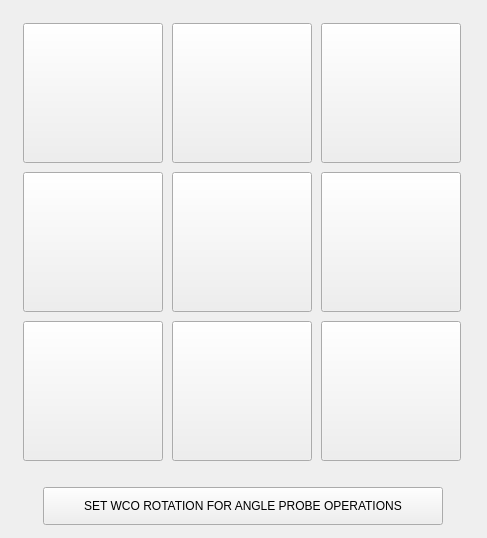
                  <widget class="QWidget" name="Page5">
                   <layout class="QHBoxLayout" name="horizontalLayout_19">
                    <item>
                     <widget class="QWidget" name="widget_17" native="true">
                      <property name="sizePolicy">
                       <sizepolicy hsizetype="Fixed" vsizetype="Fixed">
                        <horstretch>0</horstretch>
                        <verstretch>0</verstretch>
                       </sizepolicy>
                      </property>
                      <layout class="QVBoxLayout" name="verticalLayout_26">
                       <property name="spacing">
                        <number>9</number>
                       </property>
                       <property name="leftMargin">
                        <number>0</number>
                       </property>
                       <property name="topMargin">
                        <number>0</number>
                       </property>
                       <property name="rightMargin">
                        <number>0</number>
                       </property>
                       <property name="bottomMargin">
                        <number>0</number>
                       </property>
                       <item>
                        <widget class="QWidget" name="widget_46" native="true">
                         <property name="sizePolicy">
                          <sizepolicy hsizetype="Fixed" vsizetype="Fixed">
                           <horstretch>0</horstretch>
                           <verstretch>0</verstretch>
                          </sizepolicy>
                         </property>
                         <property name="minimumSize">
                          <size>
                           <width>465</width>
                           <height>465</height>
                          </size>
                         </property>
                         <property name="maximumSize">
                          <size>
                           <width>465</width>
                           <height>465</height>
                          </size>
                         </property>
                         <layout class="QGridLayout" name="gridLayout_8">
                          <item row="2" column="0">
                           <widget class="SubCallButton" name="probe_top_left_edge_angle">
                            <property name="sizePolicy">
                             <sizepolicy hsizetype="Fixed" vsizetype="Fixed">
                              <horstretch>0</horstretch>
                              <verstretch>0</verstretch>
                             </sizepolicy>
                            </property>
                            <property name="minimumSize">
                             <size>
                              <width>140</width>
                              <height>140</height>
                             </size>
                            </property>
                            <property name="maximumSize">
                             <size>
                              <width>140</width>
                              <height>140</height>
                             </size>
                            </property>
                            <property name="focusPolicy">
                             <enum>Qt::FocusPolicy::NoFocus</enum>
                            </property>
                            <property name="text">
                             <string/>
                            </property>
                            <property name="icon">
                             <iconset resource="../resources.qrc">
                              <normaloff>:/images/probe_top_left_edge_angle_r.png</normaloff>:/images/probe_top_left_edge_angle_r.png</iconset>
                            </property>
                            <property name="iconSize">
                             <size>
                              <width>130</width>
                              <height>130</height>
                             </size>
                            </property>
                            <property name="filename" stdset="0">
                             <string>probe_top_left_edge_angle.ngc</string>
                            </property>
                           </widget>
                          </item>
                          <item row="3" column="0">
                           <widget class="SubCallButton" name="probe_corner_y_plus_edge_angle">
                            <property name="sizePolicy">
                             <sizepolicy hsizetype="Fixed" vsizetype="Fixed">
                              <horstretch>0</horstretch>
                              <verstretch>0</verstretch>
                             </sizepolicy>
                            </property>
                            <property name="minimumSize">
                             <size>
                              <width>140</width>
                              <height>140</height>
                             </size>
                            </property>
                            <property name="maximumSize">
                             <size>
                              <width>140</width>
                              <height>140</height>
                             </size>
                            </property>
                            <property name="focusPolicy">
                             <enum>Qt::FocusPolicy::NoFocus</enum>
                            </property>
                            <property name="text">
                             <string/>
                            </property>
                            <property name="icon">
                             <iconset resource="../resources.qrc">
                              <normaloff>:/images/probe_corner_y_plus_edge_angle_r.png</normaloff>:/images/probe_corner_y_plus_edge_angle_r.png</iconset>
                            </property>
                            <property name="iconSize">
                             <size>
                              <width>130</width>
                              <height>130</height>
                             </size>
                            </property>
                            <property name="filename" stdset="0">
                             <string>probe_corner_y_plus_edge_angle.ngc</string>
                            </property>
                           </widget>
                          </item>
                          <item row="1" column="0">
                           <widget class="SubCallButton" name="probe_corner_x_plus_edge_angle">
                            <property name="sizePolicy">
                             <sizepolicy hsizetype="Fixed" vsizetype="Fixed">
                              <horstretch>0</horstretch>
                              <verstretch>0</verstretch>
                             </sizepolicy>
                            </property>
                            <property name="minimumSize">
                             <size>
                              <width>140</width>
                              <height>140</height>
                             </size>
                            </property>
                            <property name="focusPolicy">
                             <enum>Qt::FocusPolicy::NoFocus</enum>
                            </property>
                            <property name="icon">
                             <iconset resource="../resources.qrc">
                              <normaloff>:/images/probe_corner_x_plus_edge_angle_r.png</normaloff>:/images/probe_corner_x_plus_edge_angle_r.png</iconset>
                            </property>
                            <property name="iconSize">
                             <size>
                              <width>130</width>
                              <height>130</height>
                             </size>
                            </property>
                            <property name="filename" stdset="0">
                             <string>probe_corner_x_plus_edge_angle.ngc</string>
                            </property>
                           </widget>
                          </item>
                          <item row="1" column="2">
                           <widget class="SubCallButton" name="probe_corner_y_minus_edge_angle">
                            <property name="sizePolicy">
                             <sizepolicy hsizetype="Fixed" vsizetype="Fixed">
                              <horstretch>0</horstretch>
                              <verstretch>0</verstretch>
                             </sizepolicy>
                            </property>
                            <property name="minimumSize">
                             <size>
                              <width>140</width>
                              <height>140</height>
                             </size>
                            </property>
                            <property name="maximumSize">
                             <size>
                              <width>140</width>
                              <height>140</height>
                             </size>
                            </property>
                            <property name="focusPolicy">
                             <enum>Qt::FocusPolicy::NoFocus</enum>
                            </property>
                            <property name="text">
                             <string/>
                            </property>
                            <property name="icon">
                             <iconset resource="../resources.qrc">
                              <normaloff>:/images/probe_corner_y_minus_edge_angle_r.png</normaloff>:/images/probe_corner_y_minus_edge_angle_r.png</iconset>
                            </property>
                            <property name="iconSize">
                             <size>
                              <width>130</width>
                              <height>130</height>
                             </size>
                            </property>
                            <property name="filename" stdset="0">
                             <string>probe_corner_y_minus_edge_angle.ngc</string>
                            </property>
                           </widget>
                          </item>
                          <item row="2" column="1">
                           <widget class="SubCallButton" name="probe_z_minus_edge">
                            <property name="sizePolicy">
                             <sizepolicy hsizetype="Fixed" vsizetype="Fixed">
                              <horstretch>0</horstretch>
                              <verstretch>0</verstretch>
                             </sizepolicy>
                            </property>
                            <property name="minimumSize">
                             <size>
                              <width>140</width>
                              <height>140</height>
                             </size>
                            </property>
                            <property name="maximumSize">
                             <size>
                              <width>140</width>
                              <height>140</height>
                             </size>
                            </property>
                            <property name="focusPolicy">
                             <enum>Qt::FocusPolicy::NoFocus</enum>
                            </property>
                            <property name="text">
                             <string/>
                            </property>
                            <property name="icon">
                             <iconset resource="../resources.qrc">
                              <normaloff>:/images/z_top_r.png</normaloff>:/images/z_top_r.png</iconset>
                            </property>
                            <property name="iconSize">
                             <size>
                              <width>130</width>
                              <height>130</height>
                             </size>
                            </property>
                            <property name="filename" stdset="0">
                             <string>probe_z_minus_wco.ngc</string>
                            </property>
                           </widget>
                          </item>
                          <item row="3" column="2">
                           <widget class="SubCallButton" name="probe_corner_x_minus_edge_angle">
                            <property name="sizePolicy">
                             <sizepolicy hsizetype="Fixed" vsizetype="Fixed">
                              <horstretch>0</horstretch>
                              <verstretch>0</verstretch>
                             </sizepolicy>
                            </property>
                            <property name="minimumSize">
                             <size>
                              <width>140</width>
                              <height>140</height>
                             </size>
                            </property>
                            <property name="maximumSize">
                             <size>
                              <width>140</width>
                              <height>140</height>
                             </size>
                            </property>
                            <property name="focusPolicy">
                             <enum>Qt::FocusPolicy::NoFocus</enum>
                            </property>
                            <property name="text">
                             <string/>
                            </property>
                            <property name="icon">
                             <iconset resource="../resources.qrc">
                              <normaloff>:/images/probe_corner_x_minus_edge_angle_r.png</normaloff>:/images/probe_corner_x_minus_edge_angle_r.png</iconset>
                            </property>
                            <property name="iconSize">
                             <size>
                              <width>130</width>
                              <height>130</height>
                             </size>
                            </property>
                            <property name="filename" stdset="0">
                             <string>probe_corner_x_minus_edge_angle.ngc</string>
                            </property>
                           </widget>
                          </item>
                          <item row="2" column="2">
                           <widget class="SubCallButton" name="probe_top_right_edge_angle">
                            <property name="sizePolicy">
                             <sizepolicy hsizetype="Fixed" vsizetype="Fixed">
                              <horstretch>0</horstretch>
                              <verstretch>0</verstretch>
                             </sizepolicy>
                            </property>
                            <property name="minimumSize">
                             <size>
                              <width>140</width>
                              <height>140</height>
                             </size>
                            </property>
                            <property name="maximumSize">
                             <size>
                              <width>140</width>
                              <height>140</height>
                             </size>
                            </property>
                            <property name="focusPolicy">
                             <enum>Qt::FocusPolicy::NoFocus</enum>
                            </property>
                            <property name="text">
                             <string/>
                            </property>
                            <property name="icon">
                             <iconset resource="../resources.qrc">
                              <normaloff>:/images/probe_top_right_edge_angle_r.png</normaloff>:/images/probe_top_right_edge_angle_r.png</iconset>
                            </property>
                            <property name="iconSize">
                             <size>
                              <width>130</width>
                              <height>130</height>
                             </size>
                            </property>
                            <property name="filename" stdset="0">
                             <string>probe_top_right_edge_angle.ngc</string>
                            </property>
                           </widget>
                          </item>
                          <item row="1" column="1">
                           <widget class="SubCallButton" name="probe_top_back_edge_angle">
                            <property name="sizePolicy">
                             <sizepolicy hsizetype="Fixed" vsizetype="Fixed">
                              <horstretch>0</horstretch>
                              <verstretch>0</verstretch>
                             </sizepolicy>
                            </property>
                            <property name="minimumSize">
                             <size>
                              <width>140</width>
                              <height>140</height>
                             </size>
                            </property>
                            <property name="maximumSize">
                             <size>
                              <width>140</width>
                              <height>140</height>
                             </size>
                            </property>
                            <property name="focusPolicy">
                             <enum>Qt::FocusPolicy::NoFocus</enum>
                            </property>
                            <property name="text">
                             <string/>
                            </property>
                            <property name="icon">
                             <iconset resource="../resources.qrc">
                              <normaloff>:/images/probe_top_back_edge_angle_r.png</normaloff>:/images/probe_top_back_edge_angle_r.png</iconset>
                            </property>
                            <property name="iconSize">
                             <size>
                              <width>130</width>
                              <height>130</height>
                             </size>
                            </property>
                            <property name="filename" stdset="0">
                             <string>probe_top_back_edge_angle.ngc</string>
                            </property>
                           </widget>
                          </item>
                          <item row="3" column="1">
                           <widget class="SubCallButton" name="probe_top_front_edge_angle">
                            <property name="sizePolicy">
                             <sizepolicy hsizetype="Fixed" vsizetype="Fixed">
                              <horstretch>0</horstretch>
                              <verstretch>0</verstretch>
                             </sizepolicy>
                            </property>
                            <property name="minimumSize">
                             <size>
                              <width>140</width>
                              <height>140</height>
                             </size>
                            </property>
                            <property name="maximumSize">
                             <size>
                              <width>140</width>
                              <height>140</height>
                             </size>
                            </property>
                            <property name="focusPolicy">
                             <enum>Qt::FocusPolicy::NoFocus</enum>
                            </property>
                            <property name="text">
                             <string/>
                            </property>
                            <property name="icon">
                             <iconset resource="../resources.qrc">
                              <normaloff>:/images/probe_top_front_edge_angle_r.png</normaloff>:/images/probe_top_front_edge_angle_r.png</iconset>
                            </property>
                            <property name="iconSize">
                             <size>
                              <width>130</width>
                              <height>130</height>
                             </size>
                            </property>
                            <property name="filename" stdset="0">
                             <string>probe_top_front_edge_angle.ngc</string>
                            </property>
                           </widget>
                          </item>
                         </layout>
                        </widget>
                       </item>
                       <item>
                        <widget class="QWidget" name="widget_18" native="true">
                         <property name="sizePolicy">
                          <sizepolicy hsizetype="Preferred" vsizetype="Fixed">
                           <horstretch>0</horstretch>
                           <verstretch>0</verstretch>
                          </sizepolicy>
                         </property>
                         <property name="minimumSize">
                          <size>
                           <width>0</width>
                           <height>42</height>
                          </size>
                         </property>
                         <property name="maximumSize">
                          <size>
                           <width>16777215</width>
                           <height>42</height>
                          </size>
                         </property>
                         <layout class="QHBoxLayout" name="horizontalLayout_54">
                          <property name="spacing">
                           <number>0</number>
                          </property>
                          <property name="leftMargin">
                           <number>0</number>
                          </property>
                          <property name="topMargin">
                           <number>1</number>
                          </property>
                          <property name="rightMargin">
                           <number>0</number>
                          </property>
                          <property name="bottomMargin">
                           <number>1</number>
                          </property>
                          <item>
                           <widget class="QPushButton" name="set_wco_offset_Btn">
                            <property name="sizePolicy">
                             <sizepolicy hsizetype="Fixed" vsizetype="Fixed">
                              <horstretch>1</horstretch>
                              <verstretch>0</verstretch>
                             </sizepolicy>
                            </property>
                            <property name="minimumSize">
                             <size>
                              <width>400</width>
                              <height>38</height>
                             </size>
                            </property>
                            <property name="maximumSize">
                             <size>
                              <width>16777215</width>
                              <height>38</height>
                             </size>
                            </property>
                            <property name="focusPolicy">
                             <enum>Qt::FocusPolicy::NoFocus</enum>
                            </property>
                            <property name="text">
                             <string>SET WCO ROTATION FOR ANGLE PROBE OPERATIONS</string>
                            </property>
                            <property name="checkable">
                             <bool>true</bool>
                            </property>
                            <property name="checked">
                             <bool>false</bool>
                            </property>
                            <property name="autoExclusive">
                             <bool>true</bool>
                            </property>
                            <property name="default">
                             <bool>false</bool>
                            </property>
                           </widget>
                          </item>
                         </layout>
                        </widget>
                       </item>
                      </layout>
                     </widget>
                    </item>
                   </layout>
                  </widget>
